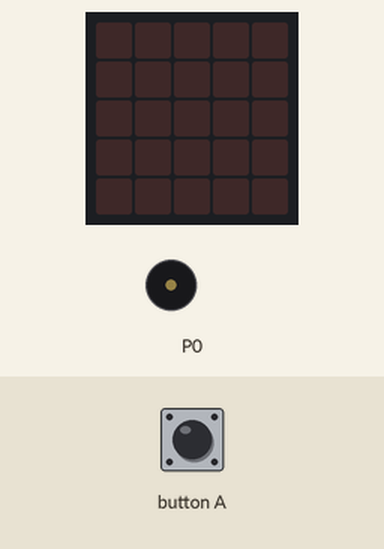
The program below on a simulated BBC micro:bit (MakeCode). Shown: the board's 5×5 LED display, buzzer (waves = sounding). The inputs (shaded band) are chosen by the test bench.

Above: at 1.2 s.
1.3 s: button A pressed for 0.15 s
At 1.65 s:
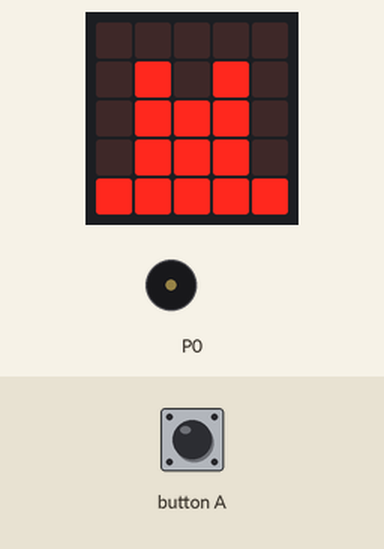
At 2.2 s:
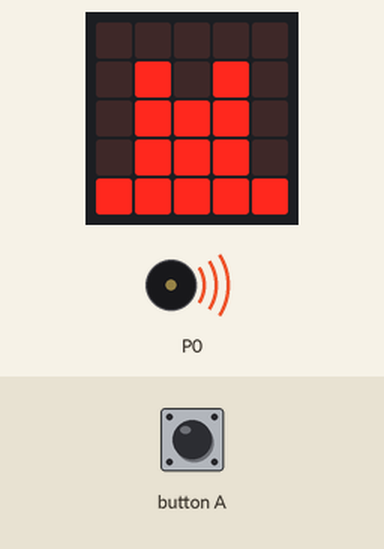
Timing chart, 0 to 10.3 s (numbered marks = the images above; inputs shaded):
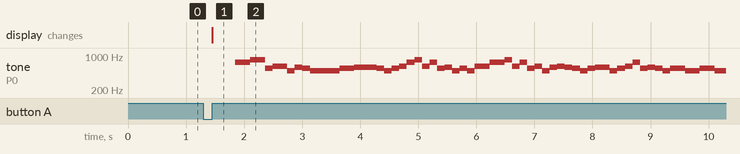

Measured:
- after the input at 1.3 s, tone on P0: plays 740 Hz for 0.26 s, 831 Hz for 0.26 s, 554 Hz for 0.13 s, 622 Hz for 0.26 s, 494 Hz for 0.13 s, 587 Hz for 0.13 s … (50 notes in this stretch), starting after 0.55 s; the display: changes after 0.15 s (image 1)

The program:

main.ts
```typescript
input.onButtonPressed(Button.A, function () {
    logging = !(logging)
    if (logging) {
        basic.showLeds(`
            . . . . .
            . # . # .
            . # # # .
            . # # # .
            # # # # #
            `)
        music._playDefaultBackground(music.builtInPlayableMelody(Melodies.Nyan), music.PlaybackMode.UntilDone)
    } else {
        basic.clearScreen()
    }
})
let logging = false
logging = false
loops.everyInterval(60000, function () {
    if (logging) {
        datalogger.log(
        datalogger.createCV("temp", input.temperature()),
        datalogger.createCV("light", input.lightLevel())
        )
    }
})
```

test.ts
```typescript
// tests go here; this will not be compiled when this package is used as an extension.
```
